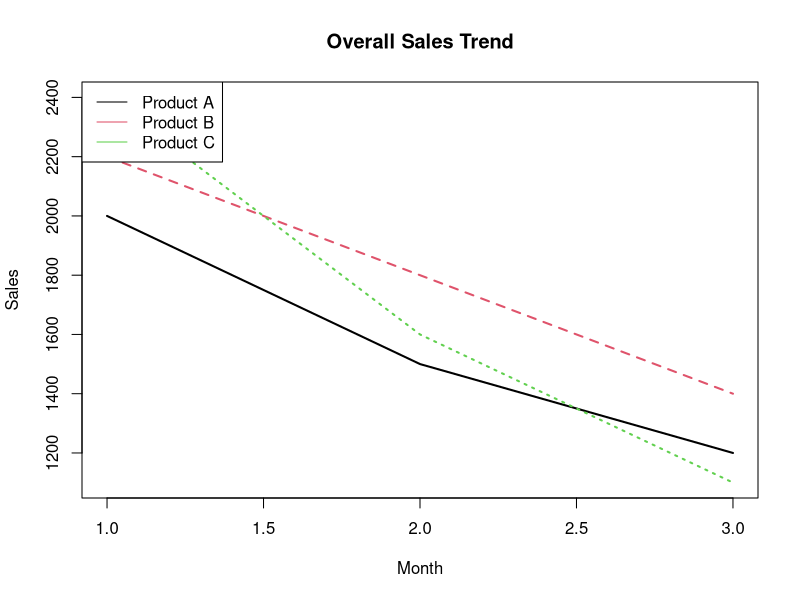

Source code (R):
jan <- c(2000,1500,1200)
feb <- c(2200,1800,1400)
mar <- c(2400,1600,1100)

sales <- rbind(jan,feb,mar)

x <- 1:3

matplot(x, t(sales),
        type="l",
        lwd=2,
        col=1:3,
        xlab="Month",
        ylab="Sales",
        main="Overall Sales Trend")

legend("topleft",
       legend=c("Product A","Product B","Product C"),
       col=1:3,
       lty=1)
